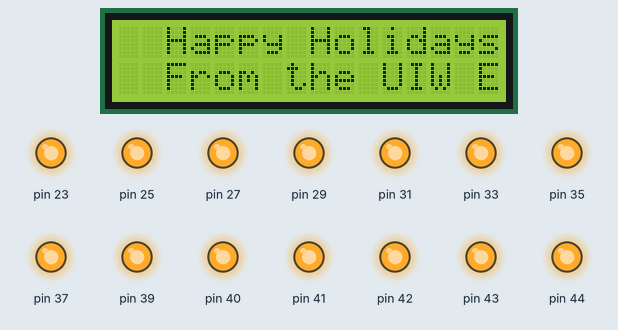
This sketch was run on a simulated Arduino Mega 2560, built with avr-gcc and run on an emulated ATmega2560. On the bench: 16×2 character LCD, output pins drawn as LEDs (lit = HIGH).

Above: at 0.1 s.
At 5.0 s:
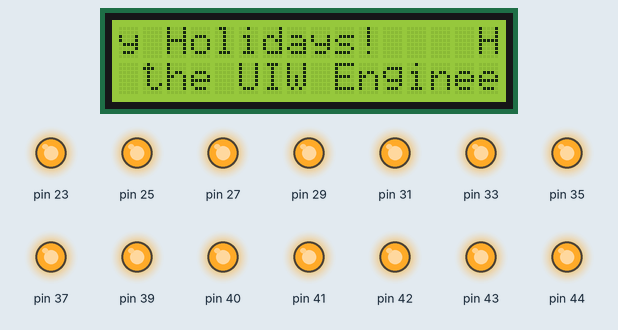
At 9.8 s:
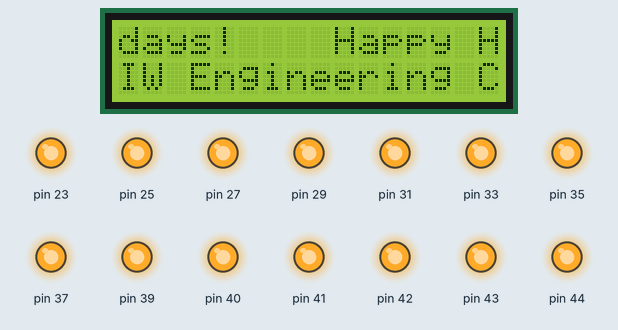
At 19.5 s:
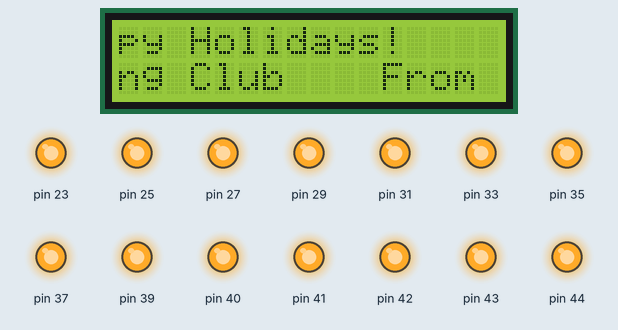
At 29.1 s:
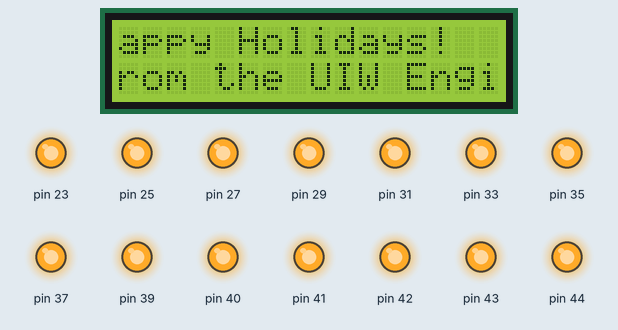
At 38.8 s:
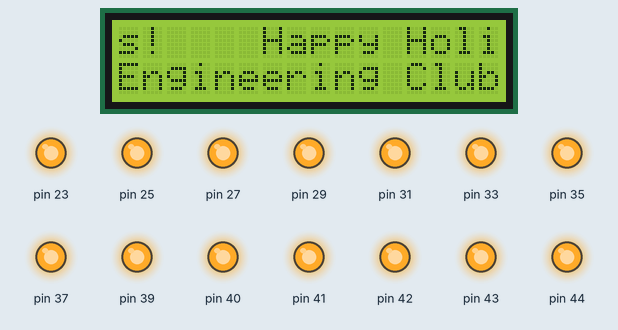
Timing chart, 0 to 40.0 s (numbered marks = the images above):
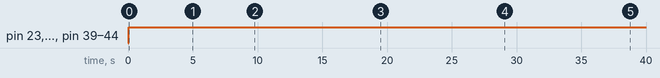

Measured:
- by itself, pin 23, pin 25, pin 27, pin 29, pin 31, pin 33, pin 35, pin 37, pin 39–44: LOW → HIGH at 0.06 s
- what the display in image 1 shows lasts 0.8 s, from 4.9 s to 5.7 s

The sketch:

ard_ledtree.ino
```cpp
#include <LiquidCrystal.h>

// Initialize the LCD (RS, E, D4, D5, D6, D7)
LiquidCrystal lcd(7, 8, 9, 10, 11, 12);

// Messages for each line
String message1 = "  Happy Holidays!  ";   // Top line
String message2 = "  From the UIW Engineering Club  "; // Bottom line

void setup() {
  lcd.begin(16, 2);  // 16 columns, 2 rows
  lcd.clear();
  pinMode(40, OUTPUT);
  pinMode(42, OUTPUT);
  pinMode(44, OUTPUT);
  pinMode(46, OUTPUT);
  pinMode(48, OUTPUT);
  pinMode(50, OUTPUT);
  pinMode(52, OUTPUT);
  pinMode(23, OUTPUT);
  pinMode(25, OUTPUT);
  pinMode(27, OUTPUT);
  pinMode(29, OUTPUT);
  pinMode(31, OUTPUT);
  pinMode(33, OUTPUT);
  pinMode(35, OUTPUT);
  pinMode(37, OUTPUT);
  pinMode(39, OUTPUT);
  pinMode(41, OUTPUT);
  pinMode(43, OUTPUT);
  pinMode(45, OUTPUT);
  pinMode(47, OUTPUT);
  pinMode(49, OUTPUT);
  pinMode(51, OUTPUT);
  pinMode(53, OUTPUT);
}

void loop() {
  digitalWrite(40, HIGH);
  digitalWrite(42, HIGH);
  digitalWrite(44, HIGH);
  digitalWrite(46, HIGH);
  digitalWrite(48, HIGH);
  digitalWrite(50, HIGH);
  digitalWrite(52, HIGH);
  digitalWrite(23, HIGH);
  digitalWrite(25, HIGH);
  digitalWrite(27, HIGH);
  digitalWrite(29, HIGH);
  digitalWrite(31, HIGH);
  digitalWrite(33, HIGH);
  digitalWrite(35, HIGH);
  digitalWrite(37, HIGH);
  digitalWrite(39, HIGH);
  digitalWrite(41, HIGH);
  digitalWrite(43, HIGH);
  digitalWrite(45, HIGH);
  digitalWrite(47, HIGH);
  digitalWrite(49, HIGH);
  digitalWrite(51, HIGH);
  digitalWrite(53, HIGH);
  // Each message scrolls independently
  for (int i = 0; i < max(message1.length(), message2.length()); i++) {
    String line1 = "";
    String line2 = "";

    // Build 16-character window for line 1
    for (int j = 0; j < 16; j++) {
      line1 += message1[(i + j) % message1.length()];
    }

    // Build 16-character window for line 2
    for (int j = 0; j < 16; j++) {
      line2 += message2[(i + j) % message2.length()];
    }

    // Print both lines
    lcd.setCursor(0, 0);
    lcd.print(line1);
    lcd.setCursor(0, 1);
    lcd.print(line2);

    delay(800);  // adjust scroll speed (lower = faster)
  }
}
```
